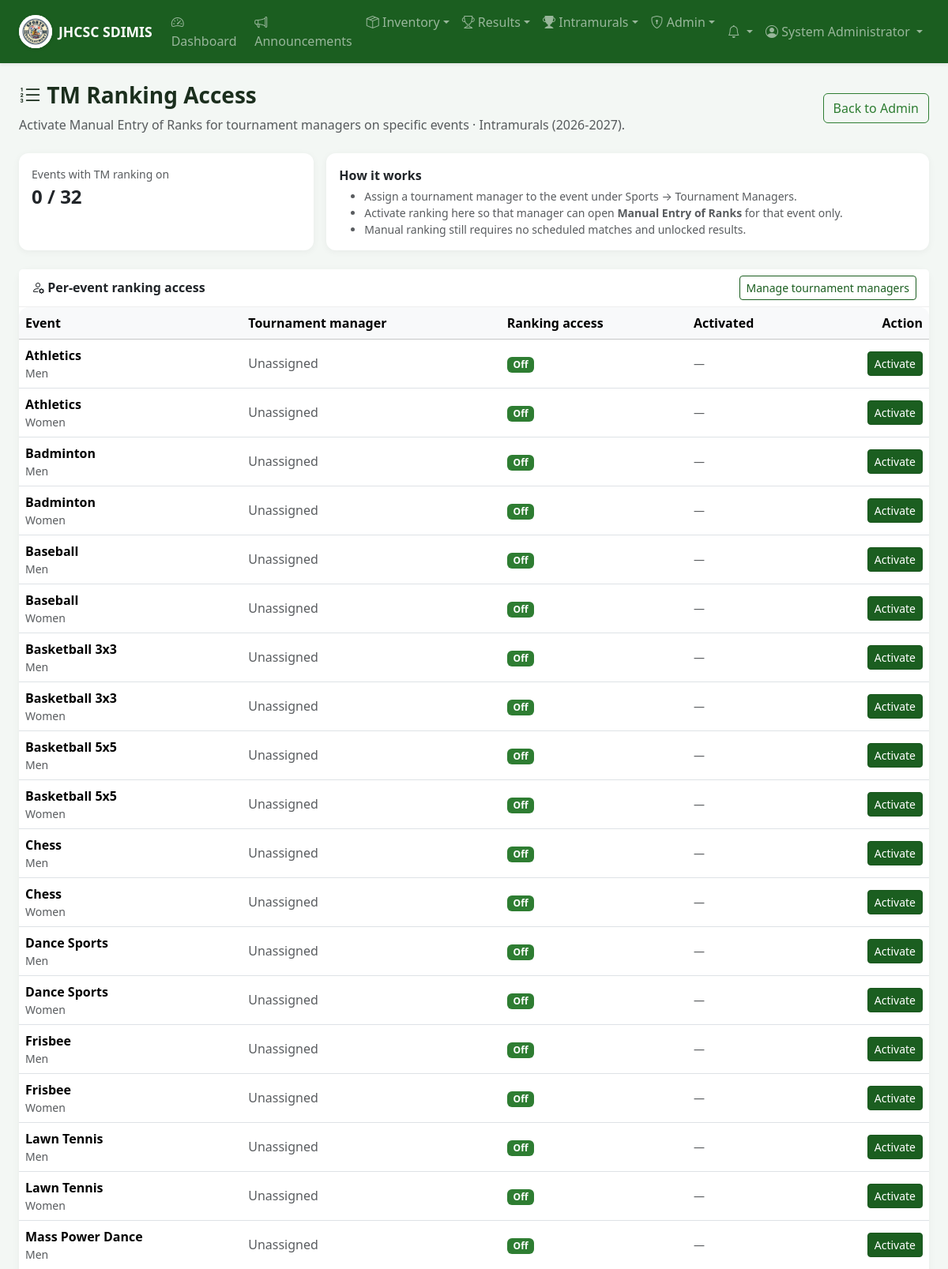
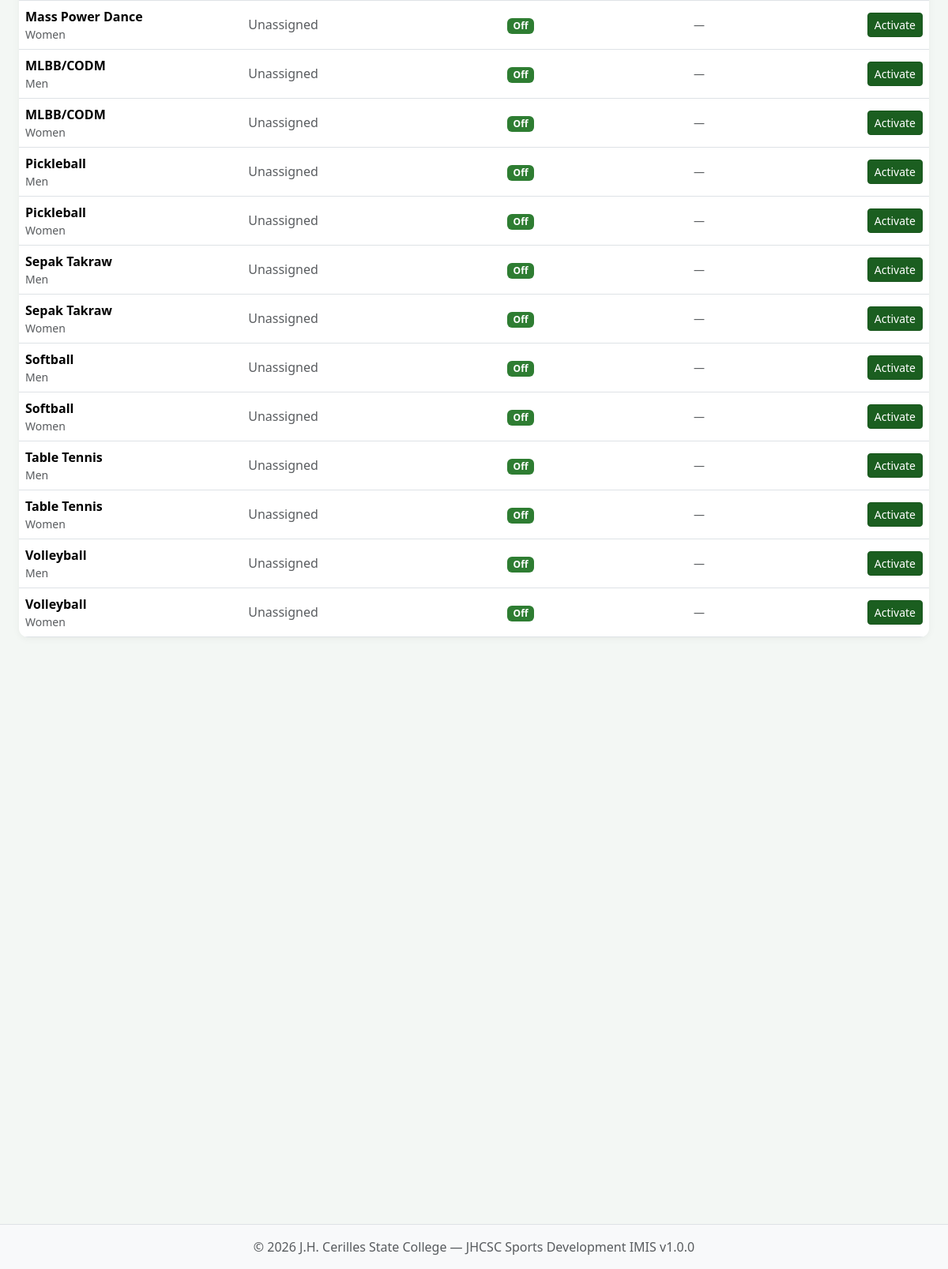
Page /admin/tm_ranking.php (signed in) on the committed database (2 pictures, top to bottom).
### tables this page shows
CREATE TABLE IF NOT EXISTS intramural_seasons (
    id INT AUTO_INCREMENT PRIMARY KEY,
    name VARCHAR(120) NOT NULL,
    year_label VARCHAR(40) NOT NULL,
    start_date DATE DEFAULT NULL,
    end_date DATE DEFAULT NULL,
    description TEXT,
    is_active TINYINT(1) NOT NULL DEFAULT 0,
    is_archived TINYINT(1) NOT NULL DEFAULT 0,
    roster_locked TINYINT(1) NOT NULL DEFAULT 0,
    roster_lock_date DATE DEFAULT NULL,
    roster_locked_at DATETIME DEFAULT NULL,
    roster_locked_by INT DEFAULT NULL,
    results_locked TINYINT(1) NOT NULL DEFAULT 0,
    results_lock_date DATE DEFAULT NULL,
    results_locked_at DATETIME DEFAULT NULL,
    results_locked_by INT DEFAULT NULL,
    created_at TIMESTAMP DEFAULT CURRENT_TIMESTAMP,
    updated_at TIMESTAMP DEFAULT CURRENT_TIMESTAMP ON UPDATE CURRENT_TIMESTAMP,
    UNIQUE KEY uq_season_year_label (year_label)
);

CREATE TABLE IF NOT EXISTS intramural_sports (
    id INT AUTO_INCREMENT PRIMARY KEY,
    name VARCHAR(100) NOT NULL,
    description TEXT,
    category ENUM('men', 'women', 'mixed') NOT NULL DEFAULT 'men',
    players_per_event INT DEFAULT NULL,
    scoring_method ENUM('points', 'sets', 'games', 'time') NOT NULL DEFAULT 'points',
    rules TEXT,
    guidelines TEXT,
    schedule_notes TEXT,
    venue VARCHAR(150) DEFAULT NULL,
    game_duration_minutes INT NOT NULL DEFAULT 60,
    tournament_format ENUM('round_robin', 'single_elimination', 'single_elimination_consolation', 'modified_single_elimination_consolation', 'double_elimination', 'group_knockout', 'rank_first_to_last', 'team_play_sds', 'team_play_sds_consolation', 'custom') NOT NULL DEFAULT 'round_robin',
    format_notes TEXT,
    win_points INT NOT NULL DEFAULT 3,
    draw_points INT NOT NULL DEFAULT 1,
    loss_points INT NOT NULL DEFAULT 0,
    point_scheme_id INT DEFAULT NULL,
    created_at TIMESTAMP DEFAULT CURRENT_TIMESTAMP,
    updated_at TIMESTAMP DEFAULT CURRENT_TIMESTAMP ON UPDATE CURRENT_TIMESTAMP,
    UNIQUE KEY uq_sport_name_category (name, category),
    FOREIGN KEY (point_scheme_id) REFERENCES intramural_point_schemes(id) ON DELETE SET NULL
);

### includes/intramurals.php (called while the page is built, shortened)
<?php
function seasonLabel(array $season): string
{
    return trim(($season['name'] ?? '') . ' (' . ($season['year_label'] ?? '') . ')');
}
function getActiveSeason(): ?array
{
    try {
        $db = getDB();
        $season = $db->query('SELECT * FROM intramural_seasons WHERE is_active = 1 ORDER BY id DESC LIMIT 1')->fetch();
        if ($season) {
            return $season;
        }
        return $db->query('SELECT * FROM intramural_seasons ORDER BY id DESC LIMIT 1')->fetch() ?: null;
    } catch (Throwable $e) {
        return null;
    }
}
function getSeasonById(int $id): ?array
{
    try {
        $db = getDB();
        $stmt = $db->prepare('SELECT * FROM intramural_seasons WHERE id = ?');
        $stmt->execute([$id]);
        return $stmt->fetch() ?: null;
    } catch (Throwable $e) {
        return null;
    }
}
function getCurrentSeasonId(): ?int
{
    $active = getActiveSeason();
    return $active ? (int) $active['id'] : null;
}
function getCurrentSeason(): ?array
{
    $id = getCurrentSeasonId();
    return $id ? getSeasonById($id) : getActiveSeason();
}
function getTmRankingAccessMap(?int $seasonId = null): array
{
    $seasonId = $seasonId ?? getCurrentSeasonId();
    $db = getDB();
    $stmt = $db->prepare('SELECT r.sport_id, r.enabled_at, r.enabled_by, u.first_name, u.last_name, u.username
        FROM intramural_event_tm_ranking r
        LEFT JOIN users u ON u.id = r.enabled_by
        WHERE r.season_id = ?');
    $stmt->execute([(int) $seasonId]);
    $map = [];
    foreach ($stmt->fetchAll() ?: [] as $row) {
        $name = null;
        if (!empty($row['enabled_by'])) {
            $name = trim(($row['first_name'] ?? '') . ' ' . ($row['last_name'] ?? ''));
            if ($name === '') {
                $name = $row['username'] ?? null;
            }
        }
        $map[(int) $row['sport_id']] = [
            'enabled_at' => $row['enabled_at'] ?? null,
            'enabled_by' => !empty($row['enabled_by']) ? (int) $row['enabled_by'] : null,
            'enabled_by_name' => $name,
        ];
    }
    return $map;
}

### includes/functions.php (called while the page is built, shortened)
<?php
function sanitize(string $input): string
{
    return htmlspecialchars(trim($input), ENT_QUOTES, 'UTF-8');
}

### admin/tm_ranking.php (the view, shortened to what this page needs)
<?php
$season = getCurrentSeason();
$seasonId = $season ? (int) $season['id'] : 0;
$db = getDB();
$sports = [];
$accessMap = [];
$managerNames = [];
if ($seasonId) {
    $sports = $db->query('SELECT id, name, category FROM intramural_sports ORDER BY name, category')->fetchAll() ?: [];
    $accessMap = getTmRankingAccessMap($seasonId);
}
$enabledCount = count($accessMap);
require_once __DIR__ . '/../includes/header.php';
?>
<div class="page-header d-flex justify-content-between align-items-center flex-wrap gap-2">
    <div>
        <h1><i class="bi bi-list-ol"></i> TM Ranking Access</h1>
        <p class="text-muted mb-0">
            Activate Manual Entry of Ranks for tournament managers on specific events<?= $season ? ' · ' . sanitize(seasonLabel($season)) : '' ?>.
        </p>
    </div>
    <a href="<?= BASE_URL ?>/admin/index.php" class="btn btn-outline-secondary">Back to Admin</a>
</div>
<?php if (!$season): ?>
<div class="alert alert-warning">No active season. Create or activate a season before configuring ranking access.</div>
<?php else: ?>
<div class="row g-3 mb-4">
    <div class="col-md-4">
        <div class="card h-100">
            <div class="card-body">
                <div class="text-muted small">Events with TM ranking on</div>
                <div class="fs-4 fw-semibold"><?= $enabledCount ?> / <?= count($sports) ?></div>
            </div>
        </div>
    </div>
    <div class="col-md-8">
        <div class="card h-100 border-info">
            <div class="card-body">
                <p class="mb-1"><strong>How it works</strong></p>
                <ul class="mb-0 small text-muted">
                    <li>Assign a tournament manager to the event under Sports → Tournament Managers.</li>
                    <li>Activate ranking here so that manager can open <strong>Manual Entry of Ranks</strong> for that event only.</li>
                    <li>Manual ranking still requires no scheduled matches and unlocked results.</li>
                </ul>
            </div>
        </div>
    </div>
</div>
<div class="card">
    <div class="card-header d-flex justify-content-between align-items-center flex-wrap gap-2">
        <span><i class="bi bi-person-gear"></i> Per-event ranking access</span>
        <a href="<?= BASE_URL ?>/intramurals/sports/managers.php" class="btn btn-sm btn-outline-primary">Manage tournament managers</a>
    </div>
    <div class="card-body p-0">
        <?php if (!$sports): ?>
        <div class="p-4 text-muted">No events found for this season.</div>
        <?php else: ?>
        <div class="table-responsive">
            <table class="table table-hover align-middle mb-0">
                <thead class="table-light">
                    <tr>
                        <th>Event</th>
                        <th>Tournament manager</th>
                        <th>Ranking access</th>
                        <th>Activated</th>
                        <th class="text-end">Action</th>
                    </tr>
                </thead>
                <tbody>
                    <?php foreach ($sports as $s): ?>
                    <?php
                    $sid = (int) $s['id'];
                    $enabled = isset($accessMap[$sid]);
                    $info = $accessMap[$sid] ?? null;
                    $tmName = $managerNames[$sid] ?? null;
                    ?>
                    <tr>
                        <td>
                            <strong><?= sanitize($s['name']) ?></strong>
                            <div class="small text-muted"><?= sanitize(ucfirst((string) $s['category'])) ?></div>
                        </td>
                        <td>
                            <?php if ($tmName): ?>
                            <?= sanitize($tmName) ?>
                            <?php else: ?>
                            <span class="text-muted">Unassigned</span>
                            <?php endif; ?>
                        </td>
                        <td>
                            <?php if ($enabled): ?>
                            <span class="badge bg-success"><i class="bi bi-check-circle"></i> Active</span>
                            <?php else: ?>
                            <span class="badge bg-secondary">Off</span>
                            <?php endif; ?>
                        </td>
                        <td class="small text-muted">
                            <?php if ($enabled && $info): ?>
                            <?= !empty($info['enabled_at']) ? sanitize(formatDateTime($info['enabled_at'])) : '—' ?>
                            <?= !empty($info['enabled_by_name']) ? ' · ' . sanitize($info['enabled_by_name']) : '' ?>
                            <?php else: ?>
                            —
                            <?php endif; ?>
                        </td>
                        <td class="text-end">
                            <?php if ($enabled): ?>
                            <form method="POST" class="d-inline">
                                <?= csrfField() ?>
                                <input type="hidden" name="action" value="disable">
                                <input type="hidden" name="sport_id" value="<?= $sid ?>">
                                <button type="submit" class="btn btn-sm btn-outline-secondary" data-confirm="Deactivate Manual Entry of Ranks for tournament managers on <?= sanitize(sportLabel($s)) ?>?">
                                    Deactivate
                                </button>
                            </form>
                            <?php else: ?>
                            <form method="POST" class="d-inline">
                                <button type="submit" class="btn btn-sm btn-primary" <?= !$tmName ? 'title="No tournament manager assigned yet"' : '' ?>>
                                    Activate
                                </button>
                            </form>
                            <?php endif; ?>
                        </td>
                    </tr>
                    <?php endforeach; ?>
                </tbody>
            </table>
        </div>
        <?php endif; ?>
    </div>
</div>
<?php endif; ?>
<?php require_once __DIR__ . '/../includes/footer.php'; ?>

### assets/css/style.css (style rules this page uses)
:root { --jhcsc-primary: #1b5e20; --jhcsc-secondary: #2e7d32; --jhcsc-accent: #c62828; }
body { min-height: 100vh; display: flex; flex-direction: column; background-color: var(--theme-body-bg, #f4f6f9); color: var(--theme-text, #2c3e50); }
.table-responsive { border-radius: 12px; overflow-x: auto; -webkit-overflow-scrolling: touch; }
.card { border: none; border-radius: 12px; box-shadow: 0 2px 10px rgba(0,0,0,0.05); background-color: var(--theme-card-bg, #ffffff); }
.page-header h1 { font-size: 1.75rem; font-weight: 700; color: var(--theme-text, #2c3e50); }
.page-header { margin-bottom: 1.5rem; }
.page-header.d-flex, .page-header.flex-wrap { flex-wrap: wrap; gap: 0.75rem; }
.card-header { background: var(--theme-card-bg, white); border-bottom: 1px solid #eee; font-weight: 600; }

### rows in the picture
intramural_seasons: seasonLabel($season) "Intramurals (2026-2027)"
intramural_sports: name "Athletics", category "Men", shows "Off"
intramural_sports: name "Athletics", category "Women", shows "Off"
intramural_sports: name "Badminton", category "Men", shows "Off"
intramural_sports: name "Badminton", category "Women", shows "Off"
intramural_sports: name "Baseball", category "Men", shows "Off"
intramural_sports: name "Baseball", category "Women", shows "Off"
intramural_sports: name "Basketball 3x3", category "Men", shows "Off"
intramural_sports: name "Basketball 3x3", category "Women", shows "Off"
intramural_sports: name "Basketball 5x5", category "Men", shows "Off"
intramural_sports: name "Basketball 5x5", category "Women", shows "Off"
intramural_sports: name "Chess", category "Men", shows "Off"
intramural_sports: name "Chess", category "Women", shows "Off"
intramural_sports: name "Dance Sports", category "Men", shows "Off"
intramural_sports: name "Dance Sports", category "Women", shows "Off"
intramural_sports: name "Frisbee", category "Men", shows "Off"
intramural_sports: name "Frisbee", category "Women", shows "Off"
intramural_sports: name "Lawn Tennis", category "Men", shows "Off"
intramural_sports: name "Lawn Tennis", category "Women", shows "Off"
intramural_sports: name "Mass Power Dance", category "Men", shows "Off"
intramural_sports: name "Mass Power Dance", category "Women", shows "Off"
intramural_sports: name "MLBB/CODM", category "Men", shows "Off"
intramural_sports: name "MLBB/CODM", category "Women", shows "Off"
intramural_sports: name "Pickleball", category "Men", shows "Off"
intramural_sports: name "Pickleball", category "Women", shows "Off"
intramural_sports: name "Sepak Takraw", category "Men", shows "Off"
intramural_sports: name "Sepak Takraw", category "Women", shows "Off"
intramural_sports: name "Softball", category "Men", shows "Off"
intramural_sports: name "Softball", category "Women", shows "Off"
intramural_sports: name "Table Tennis", category "Men", shows "Off"
intramural_sports: name "Table Tennis", category "Women", shows "Off"
intramural_sports: name "Volleyball", category "Men", shows "Off"
intramural_sports: name "Volleyball", category "Women", shows "Off"

### other values in the picture
APP_SHORT_NAME "JHCSC SDIMIS"
$entry['label'] "Dashboard"
$entry['label'] "Announcements"
$entry['label'] "Inventory"
$entry['label'] "Results"
$entry['label'] "Intramurals"
$entry['label'] "Admin"
$_SESSION['user_name'] "System Administrator"
$enabledCount "0"
count($sports) "32"
APP_CAMPUS "J.H. Cerilles State College"
APP_NAME "JHCSC Sports Development IMIS"
APP_VERSION "1.0.0"
